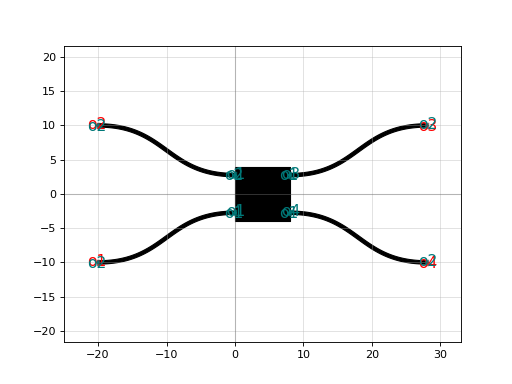

Source code (Python):
import gdsfactory as gf
c = gf.components.nxn(west=2, east=2)

cc = gf.routing.fanout2x2(component=c, port_spacing=20)
cc.plot()
